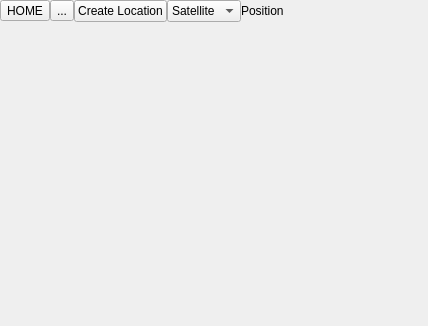
<?xml version="1.0" encoding="UTF-8"?>
<ui version="4.0">
 <class>MapEditor</class>
 <widget class="QWidget" name="MapEditor">
  <property name="geometry">
   <rect>
    <x>0</x>
    <y>0</y>
    <width>428</width>
    <height>326</height>
   </rect>
  </property>
  <property name="windowTitle">
   <string>Form</string>
  </property>
  <layout class="QGridLayout" name="gridLayout_2">
   <property name="leftMargin">
    <number>0</number>
   </property>
   <property name="topMargin">
    <number>0</number>
   </property>
   <property name="rightMargin">
    <number>0</number>
   </property>
   <property name="bottomMargin">
    <number>0</number>
   </property>
   <property name="spacing">
    <number>0</number>
   </property>
   <item row="0" column="0">
    <widget class="QStackedWidget" name="stackedWidget">
     <widget class="QWidget" name="pageMapEditor">
      <layout class="QGridLayout" name="gridLayout">
       <property name="leftMargin">
        <number>0</number>
       </property>
       <property name="topMargin">
        <number>0</number>
       </property>
       <property name="rightMargin">
        <number>0</number>
       </property>
       <property name="spacing">
        <number>0</number>
       </property>
       <item row="0" column="0">
        <widget class="QToolButton" name="toolButtonHome">
         <property name="toolTip">
          <string>Go to home location</string>
         </property>
         <property name="text">
          <string>HOME</string>
         </property>
         <property name="icon">
          <iconset resource="../../libres/resources/icons.qrc">
           <normaloff>:/icons/home.svg</normaloff>:/icons/home.svg</iconset>
         </property>
        </widget>
       </item>
       <item row="0" column="1">
        <widget class="QToolButton" name="toolButtonCenter">
         <property name="toolTip">
          <string>Go to current location from GPS</string>
         </property>
         <property name="text">
          <string>...</string>
         </property>
         <property name="icon">
          <iconset resource="../../libres/resources/icons.qrc">
           <normaloff>:/icons/center.svg</normaloff>:/icons/center.svg</iconset>
         </property>
         <property name="checkable">
          <bool>true</bool>
         </property>
        </widget>
       </item>
       <item row="0" column="2">
        <widget class="QPushButton" name="pushButtonCreateLocation">
         <property name="text">
          <string>Create Location</string>
         </property>
        </widget>
       </item>
       <item row="0" column="3">
        <widget class="QComboBox" name="comboBoxMapType">
         <item>
          <property name="text">
           <string>Satellite</string>
          </property>
         </item>
         <item>
          <property name="text">
           <string>Street</string>
          </property>
         </item>
        </widget>
       </item>
       <item row="0" column="4">
        <widget class="QLabel" name="labelPosition">
         <property name="text">
          <string>Position</string>
         </property>
         <property name="textInteractionFlags">
          <set>Qt::LinksAccessibleByMouse|Qt::TextSelectableByKeyboard|Qt::TextSelectableByMouse</set>
         </property>
        </widget>
       </item>
       <item row="0" column="5">
        <spacer name="horizontalSpacer">
         <property name="orientation">
          <enum>Qt::Horizontal</enum>
         </property>
         <property name="sizeHint" stdset="0">
          <size>
           <width>40</width>
           <height>20</height>
          </size>
         </property>
        </spacer>
       </item>
       <item row="1" column="0" colspan="6">
        <widget class="qmapcontrol::MapControl" name="widgetMap" native="true">
         <property name="sizePolicy">
          <sizepolicy hsizetype="Minimum" vsizetype="Expanding">
           <horstretch>0</horstretch>
           <verstretch>0</verstretch>
          </sizepolicy>
         </property>
        </widget>
       </item>
      </layout>
     </widget>
     <widget class="QWidget" name="pageLocationEditor">
      <layout class="QGridLayout" name="gridLayout_3">
       <property name="leftMargin">
        <number>0</number>
       </property>
       <property name="topMargin">
        <number>0</number>
       </property>
       <property name="rightMargin">
        <number>0</number>
       </property>
       <property name="bottomMargin">
        <number>0</number>
       </property>
       <property name="spacing">
        <number>0</number>
       </property>
       <item row="0" column="0">
        <widget class="MapLocationEditor" name="widgetLocationEditor" native="true"/>
       </item>
      </layout>
     </widget>
    </widget>
   </item>
  </layout>
 </widget>
 <customwidgets>
  <customwidget>
   <class>qmapcontrol::MapControl</class>
   <extends>QWidget</extends>
   <header location="global">map/MapControl.hpp</header>
   <container>1</container>
  </customwidget>
  <customwidget>
   <class>MapLocationEditor</class>
   <extends>QWidget</extends>
   <header location="global">map/MapLocationEditor.hpp</header>
   <container>1</container>
  </customwidget>
 </customwidgets>
 <resources>
  <include location="../../libres/resources/icons.qrc"/>
 </resources>
 <connections/>
</ui>
